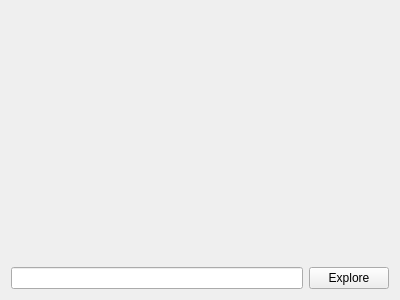
<?xml version="1.0" encoding="UTF-8"?>
<ui version="4.0">
 <class>PathSelectPage</class>
 <widget class="QWizardPage" name="PathSelectPage">
  <property name="geometry">
   <rect>
    <x>0</x>
    <y>0</y>
    <width>400</width>
    <height>300</height>
   </rect>
  </property>
  <property name="windowTitle">
   <string>WizardPage</string>
  </property>
  <layout class="QGridLayout" name="gridLayout">
   <item row="1" column="0">
    <widget class="QLineEdit" name="edit_path"/>
   </item>
   <item row="1" column="1">
    <widget class="QPushButton" name="button_explore">
     <property name="text">
      <string>Explore</string>
     </property>
    </widget>
   </item>
   <item row="0" column="0" colspan="2">
    <spacer name="verticalSpacer">
     <property name="orientation">
      <enum>Qt::Vertical</enum>
     </property>
     <property name="sizeHint" stdset="0">
      <size>
       <width>20</width>
       <height>40</height>
      </size>
     </property>
    </spacer>
   </item>
  </layout>
 </widget>
 <resources/>
 <connections/>
</ui>
